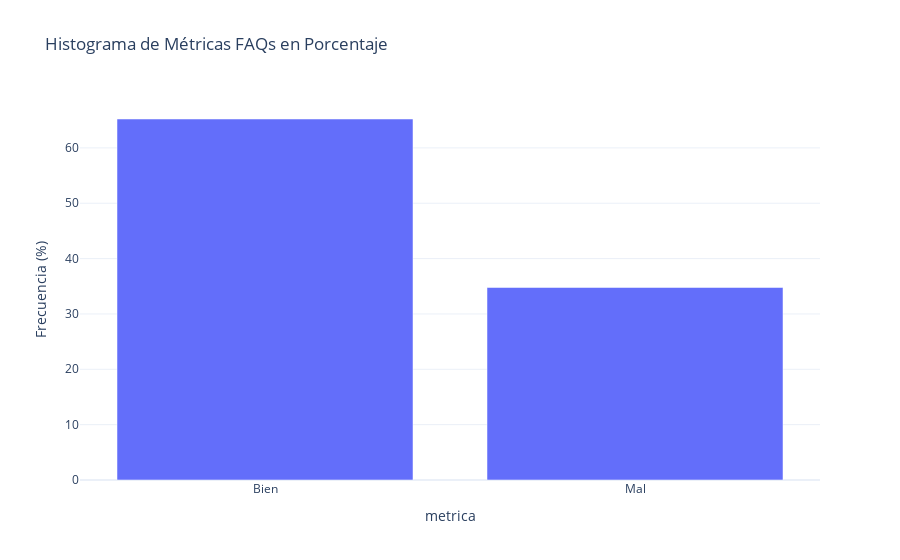

Notebook code for this chart:
### Code cell
import plotly.express as px  
import pandas as pd

df = pd.read_excel('docs\categorización nv.xlsx', index_col=0).iloc[:,:5]

# Calcular las frecuencias relativas en porcentaje  
value_counts = df['metrica'].value_counts(normalize=True) * 100  # Esto convierte las cuentas en porcentajes  
value_counts = value_counts.sort_index()  # Asegurarse de que los índices estén ordenados para coincidir con las etiquetas personalizadas  
  
# Crear un gráfico de barras  
fig = px.bar(value_counts,  
             title='Histograma de Métricas FAQs en Porcentaje',  
             labels={'index': 'Valores', 'value': 'Frecuencia (%)'},  
             template='plotly_white')  
  
# Mejorar visualmente el gráfico  
fig.update_layout(  
    showlegend=False,  # Ocultar la leyenda  
    xaxis=dict(  
        tickmode='array',  
        tickvals=[0, 1, 2, 3]
    ),  
    yaxis=dict(  
        tickformat=".0f"  # Formato de dos decimales para los porcentajes  
    )  
)  
fig.show()

### Figure 1 — Plotly figure (JSON) as saved in the notebook; plotly's stock layout.template omitted (floating-point values rounded to 4 significant figures)
{"data": [{"alignmentgroup": "True", "hovertemplate": "variable=proportion<br>metrica=%{x}<br>Frecuencia (%)=%{y}<extra></extra>", "legendgroup": "proportion", "marker": {"color": "#636efa", "pattern": {"shape": ""}}, "name": "proportion", "offsetgroup": "proportion", "orientation": "v", "showlegend": true, "textposition": "auto", "type": "bar", "x": ["Bien", "Mal"], "xaxis": "x", "y": [65.22, 34.78], "yaxis": "y"}], "layout": {"barmode": "relative", "legend": {"title": {"text": "variable"}, "tracegroupgap": 0}, "showlegend": false, "title": {"text": "Histograma de Métricas FAQs en Porcentaje"}, "xaxis": {"anchor": "y", "domain": [0, 1], "tickmode": "array", "tickvals": [0, 1, 2, 3], "title": {"text": "metrica"}}, "yaxis": {"anchor": "x", "domain": [0, 1], "tickformat": ".0f", "title": {"text": "Frecuencia (%)"}}}}
